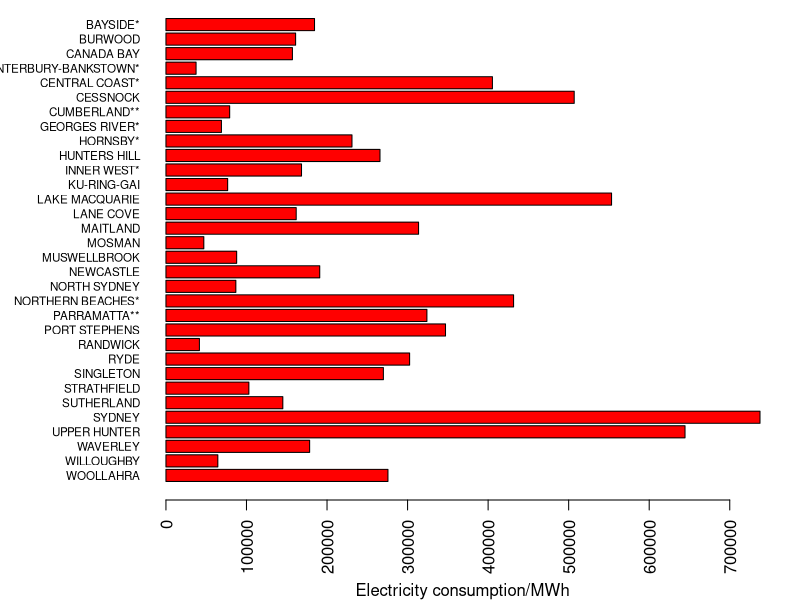
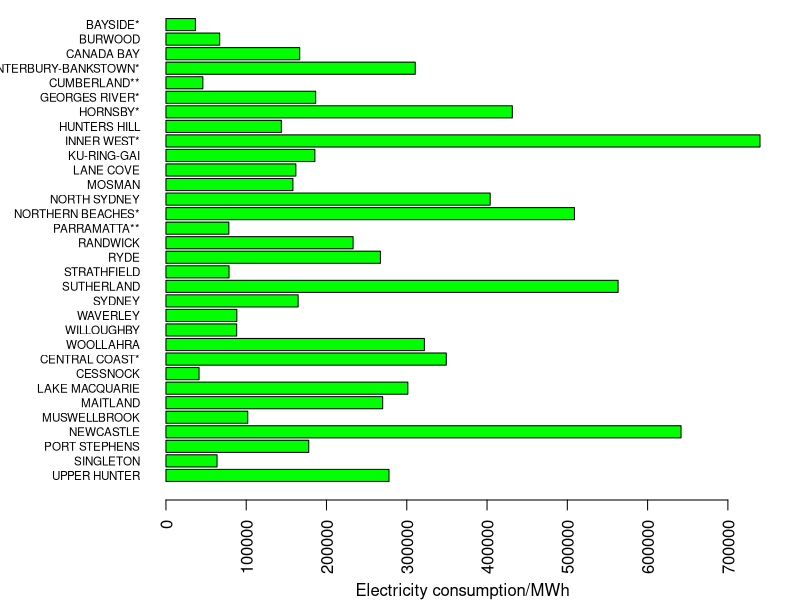

These charts were generated, in order, by the following R code: (Note: this script raises an error after producing the figures.)
## ---- chunk 1
knitr::opts_chunk$set(echo = TRUE)
## ---- chunk 2
library(readxl)
data2019 <- read_excel("data/Ausgrid average electricity consumption by LGA 201819.xlsx", range = "A1:Q40")
data2020 <- read_excel("data/Ausgrid average electricity consumption by LGA 2020.xlsx", range = "A2:Q43")
data2023 <- read_excel("data/Ausgrid average electricity consumption by LGA 202223 excel.xlsx", range = "A2:Q43")
## ---- chunk 3
# For the 2019 data set
dim(data2019)
head(data2019, 10)
# For the 2020 data set
dim(data2020)
head(data2020, 10)
# For the 2023 data set
dim(data2023)
head(data2023, 10)
## ---- chunk 4
filter_int <- function(data){
  integers <- as.numeric(grep("\\d+", data, value = TRUE))
  max_index <- which(integers == max(integers))
  return(integers[-max_index])
}
ex_cwords <- function(words) {
  capital_words <- words[str_detect(words, "^([A-Z]+)$")]
  return(capital_words)
}
wrap.it <- function(x, len)
{ 
  sapply(x, function(y) paste(strwrap(y, len), 
                              collapse = "\n"), 
         USE.NAMES = FALSE)
}

wrap.labels <- function(x, len)
{
  if (is.list(x))
  {
    lapply(x, wrap.it, len)
  } else {
    wrap.it(x, len)
  }
}
## ---- chunk 5
library(readxl)
library(dplyr)
options(scipen = 999)

# Read in files
extracted_data <- read_excel("data/Electricity_consumption(extracted).xlsx")
extracted_data <- arrange(extracted_data)

# Setting up the output graph
par(mar = c(5, 8, 0, 2), mgp = c(4, 1, 0))

# The 2019 Dataset
values2019 <- extracted_data$`2019-R`
suburbs2019 <- extracted_data$H2019
barplot(values2019, names.arg=wrap.labels(rev(suburbs2019), 20), 
        col="red", xlab=" Electricity consumption/MWh", horiz=T, las=2, cex.names = 0.7)

# The 2020 Dataset
values2020 <- extracted_data$`2020-R`
suburbs2020 <- extracted_data$H2020
barplot(values2020, names.arg=wrap.labels(rev(suburbs2020), 20), 
        col="green", xlab=" Electricity consumption/MWh", horiz=T, las=2, cex.names = 0.7)

# The 2021 Dataset
values2021 <- extracted_data$`2021-R`
suburbs2021 <- extracted_data$H2021
barplot(values2021, names.arg=wrap.labels(rev(suburbs2021), 20), 
        col="blue", xlab=" Electricity consumption/MWh", horiz=T, las=2, cex.names = 0.7)
## ---- chunk 6
sdev1 = mean(values2019)
sdev2 = mean(values2020)
sdev3 = mean(values2021)
ts = c(sdev1, sdev2, sdev3)
barplot(ts, names.arg=c('2019', '2020', '2021'))
## ---- chunk 7
values2022 <- extracted_data$`2022-R`
values2022 <- na.omit(values2022)
sdev4 <- mean(values2022)
cp <- c(sdev1, sdev2, sdev3, sdev4)
barplot(cp, names.arg=c('2019', '2020', '2021', '2022-2023'))
print(sdev4-sdev2)
## ---- chunk 8
distribution <- function(title, name, values){
  df <- data.frame(label=name, value=values)
  df_sorted <- df[order(df$value, decreasing = FALSE),]
  mean_val <- mean(values)
  sd_val <- sd(values)
  par(mar = c(5, 6, 2, 2), mgp = c(4, 1, 0), fig = c(0, 1, 0, 1), fin = c(6, 4))
  barplot(df_sorted$value, names.arg=wrap.labels(df_sorted$label, 20), 
        col="blue", xlab=title, horiz=T, las=2, cex.names = 0.4, , cex.lab=0.7, cex.axis=0.7)
  hist(values, breaks=10, freq=FALSE, col="grey", xlab="Values", main="Normal Distribution")
  curve(dnorm(x, mean=mean_val, sd=sd_val), add=TRUE, col="blue")
  abline(v = mean_val, col = "red", lwd = 2)
}
distribution("Electricity Consumption/MWh", suburbs2021, values2021)
## ---- chunk 9
values2021L <- extracted_data$`2021-L`
distribution("Electricity Consumption/MWh",suburbs2021, values2021L)
## ---- chunk 10
values2021M <- extracted_data$`2021-M`
distribution("Electricity Consumption/MWh",suburbs2021, values2021M)
## ---- chunk 11
par(mar = c(5, 6, 2, 2), mgp = c(4, 1, 0), fig = c(0, 1, 0, 1), fin = c(6, 4))
sum_2021G <- sum(values2021)
sum_2021M <- sum(values2021M)
sum_2021L <- sum(values2021L)
pie_values <- c(sum_2021G, sum_2021M, sum_2021L)
pie_labels <- c("General Supply", "Medium Sites", "Large Sites")
pie(pie_values, labels = pie_labels)
## ---- chunk 12
